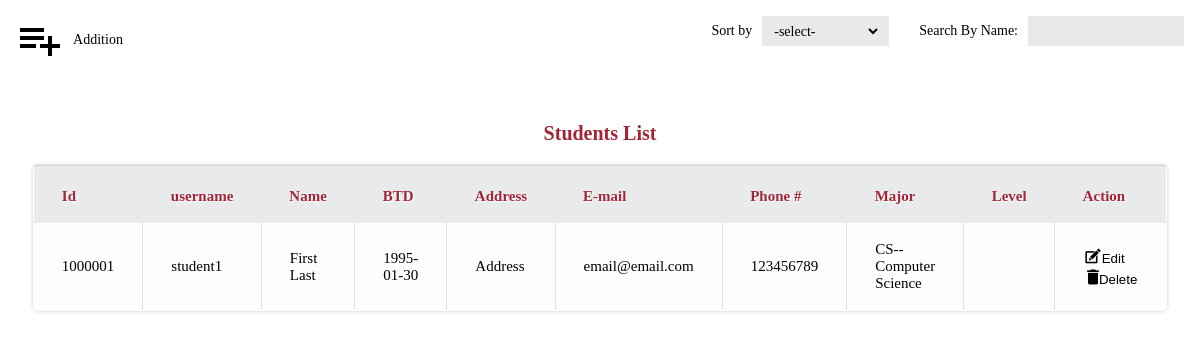
Before: /admin/listStud.php?keywords=First (signed in) with the older database file.
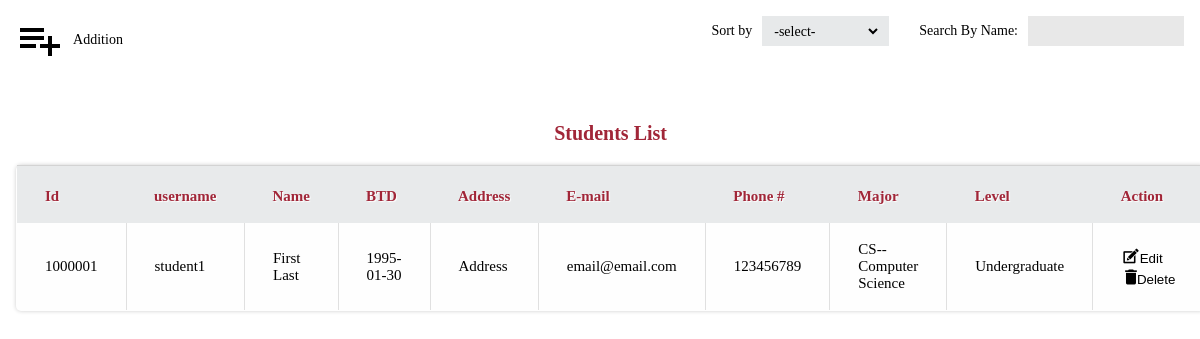
After: the same page with the newer database file.
### tables this page shows
CREATE TABLE `troy_students` (
  `sId` int(11) unsigned NOT NULL AUTO_INCREMENT,
  `username` varchar(45) NOT NULL,
  `password` char(45) NOT NULL,
  `sFirstName` varchar(45) NOT NULL,
  `sLastName` varchar(45) NOT NULL,
  `sBTD` varchar(45) NOT NULL,
  `sAddress` varchar(45) NOT NULL,
  `sEmail` varchar(45) NOT NULL,
  `phoneNum` int(15) NOT NULL,
  `sMajorId` varchar(45) NOT NULL,
  `level` varchar(45) NOT NULL,
  PRIMARY KEY (`sId`),
  UNIQUE KEY `username` (`username`)
);

CREATE TABLE `troy_subjects` (
  `id` int(10) unsigned NOT NULL AUTO_INCREMENT,
  `subShortName` varchar(15) NOT NULL,
  `subName` varchar(45) NOT NULL,
  PRIMARY KEY (`id`),
  UNIQUE KEY `subShortName` (`subShortName`),
  UNIQUE KEY `subName` (`subName`)
);

CREATE TABLE `troy_level` (
  `id` int(10) unsigned NOT NULL AUTO_INCREMENT,
  `levelName` varchar(100) NOT NULL,
  PRIMARY KEY (`id`)
);

### lib/mysql.func.php (called while the page is built, shortened)
<?php
function fetchAll($sql,$result_type=MYSQLI_ASSOC){
    $link=mysqli_connect(DB_HOST,DB_USER,DB_PWD,DB_DBNAME) or die("Connect MySQL Fail:".mysqli_errno($link).":".mysqli_errno($link));
    $result=mysqli_query($link,$sql);
    while(@$row=mysqli_fetch_array($result,$result_type)){
        $rows[]=$row;
    }
    return $rows;
}

### admin/listStud.php (the view, shortened to what this page needs)
<?php
$order=$_REQUEST['order']?$_REQUEST['order']:null;
$orderBy=$order?"order by ".$order:null;
$keywords=$_REQUEST['keywords']?$_REQUEST['keywords']:null;
$where=$keywords?"where sFirstName like '%{$keywords}%' or sLastName like '%{$keywords}%'":null;
$sql="select * from troy_students as stud LEFT JOIN troy_subjects as sub ON stud.sMajorId=sub.id LEFT JOIN troy_level as l on stud.level=l.id {$where}";
$totalRows=getResultNum($sql);
$pageSize=2;
$totalPage=ceil($totalRows/$pageSize);
$page=$_REQUEST['page']?(int)$_REQUEST['page']:1;
if($page>=$totalPage)$page=$totalPage;
$offset=($page-1)*$pageSize;
$sql="select * from troy_students as stud LEFT JOIN troy_subjects as sub ON stud.sMajorId=sub.id LEFT JOIN troy_level as l on stud.level=l.id {$where} {$orderBy} limit {$offset},{$pageSize}";
$rows=fetchAll($sql);
?>
<!DOCTYPE html>
<html lang="en">
<head>
    <link rel="stylesheet" href="css/backstage.css">
</head>
<body>
<div class="details">
    <div class="details_operation clearfix">
        <div class="additionBtn fl">
            <input type="button" value="Addition" class="add add48x48" onclick="addStud()">
        </div>
        <div class="fr">
            <div class="text">
                <span>Sort by</span>
                <div class="bui_select">
                    <select id="" class="select" onchange="change(this.value)">
                        <option>-select-</option>
                    </select>
                </div>
            </div>
            <div class="text">
                <span>Search By Name:</span>
                <input type="text" value="" class="search" id="search" onkeypress="search()">
            </div>
        </div>
    </div>
    <table class="table" cellpadding="0" cellspacing="0">
        <caption>Students List</caption>
        <thead>
        <tr>
            <th width="5%">Id</th>
            <th width="5%">username</th>
            <th width="20%">Name</th>
            <th width="10%">BTD</th>
            <th width="25%">Address</th>
            <th width="15%">E-mail</th>
            <th width="5%">Phone #</th>
            <th width="15%">Major</th>
            <th width="10%">Level</th>
            <th>Action</th>
        </tr>
        </thead>
        <tbody>
        <?php foreach($rows as $row):?>
            <tr>
                <td><?php echo $row['sId']; ?></td>
                <td><?php echo $row['username']; ?></td>
                <td><?php echo $row['sFirstName']." ".$row['sLastName']; ?></td>
                <td><?php echo $row['sBTD']; ?></td>
                <td><?php echo $row['sAddress']; ?></td>
                <td><?php echo $row['sEmail']; ?></td>
                <td><?php echo $row['phoneNum']; ?></td>
                <td><?php echo $row['subShortName']."--".$row['subName']; ?></td>
                <td><?php echo $row['levelName']; ?></td>
                <td align="center"><input type="button" value="Edit" class="btn edit20x20" onclick="editStud(<?php echo $row['sId']; ?>)"><input type="button" value="Delete" class="btn del20x20" onclick="delStud(<?php echo $row['sId']; ?>)"></td>
            </tr>
        <?php endforeach;?>
        </tbody>
    </table>
</div>
</body>
</html>

### admin/css/backstage.css (style rules this page uses)
* { margin: 0;padding: 0; }
input,select,textarea { outline: none;border: none; background: none; }
.fl { float: left; }
.fr { float: right; }
.clearfix:after, .clearfix:before { content: ""; display: table; }
.clearfix:after { clear: both; }
.clearfix { zoom:1; }
.details_operation { margin-bottom:20px; }
.details { padding: 1em; font-family: "微软雅黑"; }
.bui_select { background-color: #e7e9ea; height: 30px; float: left; }
.add { width: 92px; height: 30px; font-family: "微软雅黑"; font-size: 14px; }
.select { font-family: "微软雅黑"; font-size: 14px; height: 22px; margin: 4px 8px; }
.text { float: left; margin-left: 30px; display: inline; }
.text span { line-height: 30px; font-size: 14px; float:left; margin-right: 10px; }
.search { width: 140px; height: 30px; line-height: 30px\9; background-color: #E8E8E8; padding: 0 8px; }
.add48x48 { background: url(../img/icon/additonBtn48x48.png) no-repeat left center;padding-left:50px;width: 114px;height: 48px; }
.edit20x20 { background: url(../img/icon/editBtn20x20.png) no-repeat left center;padding-top:5px;padding-left:15px;width: 45px;height: 20px; }
.del20x20 { background: url(../img/icon/deleteBtn20x20.png) no-repeat left center;padding-top:5px;padding-left:15px;width: 55px;height: 20px; }
table { overflow:hidden;font-size: 15px;font-family: "微软雅黑";border:1px solid #d3d3d3;background:#fefefe;border-collapse:collapse;width:70%;margin:5% auto;border-radius:5px;-webkit-border-radius:5px;-moz-border-radius:5px;-ms-border-radius:5px;box-shadow: 0 0 4px rgba(0, 0, 0, 0.2);-webkit-box-shadow: 0 0 4px rgba(0, 0, 0, 0.2);-moz-box-shadow: 0 0 4px rgba(0, 0, 0, 0.2);-ms-box-shadow: 0 0 4px rgba(0, 0, 0, 0.2); }
.table caption { color: #a12638;padding-bottom: 20px;font-size: 20px;font-family: "微软雅黑";font-weight: bold }
.table th, .table td { padding:18px 28px 18px; text-align:left; }
.table th, .table th:hover { padding-top:22px; text-shadow: 1px 1px 1px #fff; background:#e8eaeb;color: #a12638!important; }
.table td { border-right:1px solid #e0e0e0; }

Changed rows visible on the page:
changed troy_students "student1": troy_level.levelName (not shown) → "Undergraduate"
